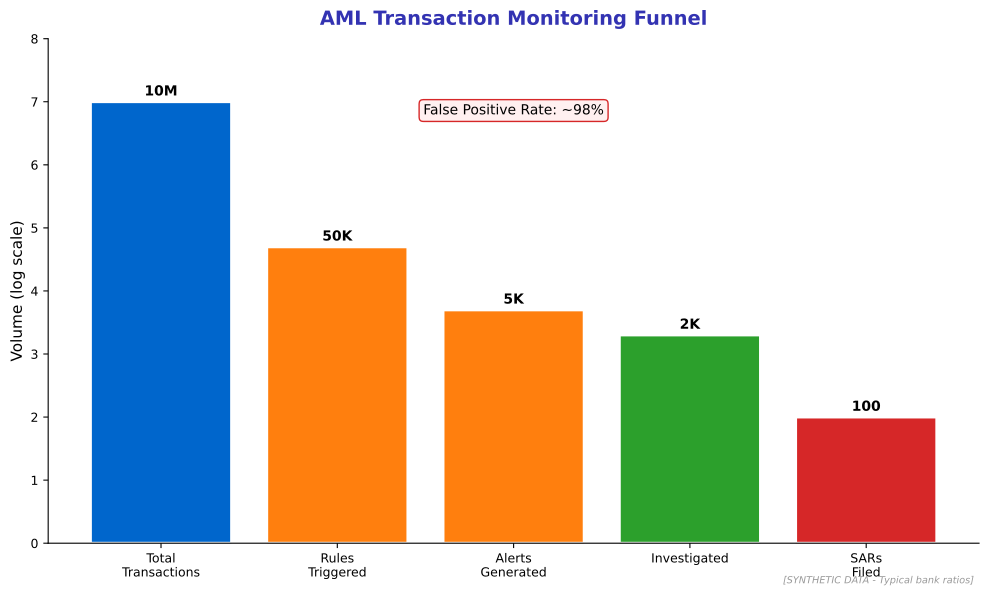

Source code (Python):
"""
AML Transaction Monitoring Alerts
Shows alert volumes and investigation rates

Output: aml_transaction_monitoring.pdf
Module: module_04_traditional
Lesson: 43 - RegTech Compliance
"""

from pathlib import Path
import matplotlib.pyplot as plt
import numpy as np

plt.rcParams.update({
    'font.size': 10,
    'axes.labelsize': 10,
    'axes.titlesize': 11,
    'xtick.labelsize': 9,
    'ytick.labelsize': 9,
    'legend.fontsize': 9,
    'figure.figsize': (10, 6),
    'figure.dpi': 150
})

MLPURPLE = '#3333B2'
MLBLUE = '#0066CC'
MLORANGE = '#FF7F0E'
MLGREEN = '#2CA02C'
MLRED = '#D62728'

def create_chart():
    fig, ax = plt.subplots(figsize=(10, 6))

    # AML alert funnel
    stages = ['Total\nTransactions', 'Rules\nTriggered', 'Alerts\nGenerated', 'Investigated', 'SARs\nFiled']
    volumes = [10000000, 50000, 5000, 2000, 100]

    # Use log scale for visualization
    log_volumes = [np.log10(v) for v in volumes]

    colors = [MLBLUE, MLORANGE, MLORANGE, MLGREEN, MLRED]

    bars = ax.bar(stages, log_volumes, color=colors, edgecolor='white', linewidth=2)

    # Add actual numbers as labels
    for bar, vol in zip(bars, volumes):
        if vol >= 1000000:
            label = f'{vol/1000000:.0f}M'
        elif vol >= 1000:
            label = f'{vol/1000:.0f}K'
        else:
            label = str(vol)
        ax.text(bar.get_x() + bar.get_width()/2, bar.get_height() + 0.1,
                label, ha='center', fontsize=10, fontweight='bold')

    ax.set_ylabel('Volume (log scale)', fontsize=11)
    ax.set_title('AML Transaction Monitoring Funnel', fontsize=14,
                 fontweight='bold', color=MLPURPLE, pad=10)

    # Add conversion rates
    ax.text(0.5, 0.85, 'False Positive Rate: ~98%',
            transform=ax.transAxes, ha='center', fontsize=10,
            bbox=dict(boxstyle='round', facecolor='#fff0f0', edgecolor=MLRED))

    ax.set_ylim(0, 8)

    ax.spines['top'].set_visible(False)
    ax.spines['right'].set_visible(False)

    fig.text(0.98, 0.02, '[SYNTHETIC DATA - Typical bank ratios]',
             fontsize=7, color='#999999', ha='right', style='italic')

    plt.tight_layout()

    output_path = Path(__file__).parent / 'aml_transaction_monitoring.pdf'
    plt.savefig(output_path, format='pdf', dpi=300, bbox_inches='tight')
    plt.close()
    print(f"Chart saved to: {output_path}")
    return output_path

if __name__ == '__main__':
    create_chart()
